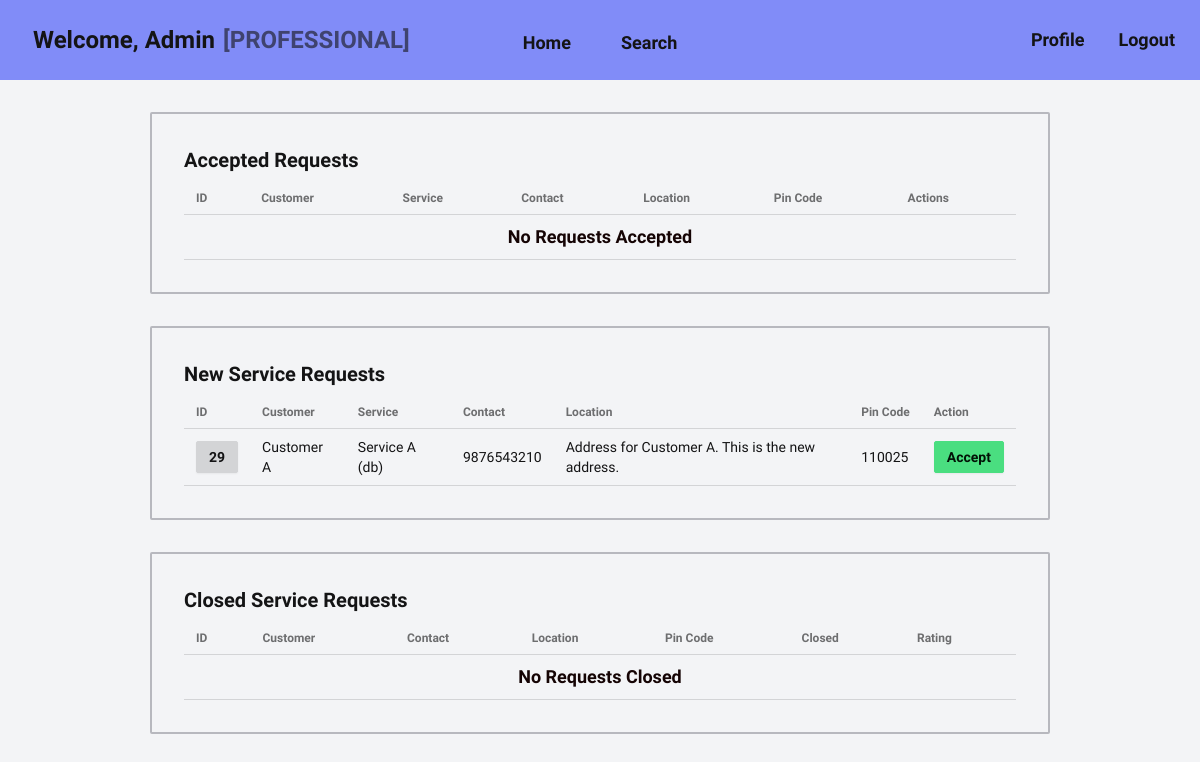
Page /professional/home/2 (signed in) on the earlier database version.
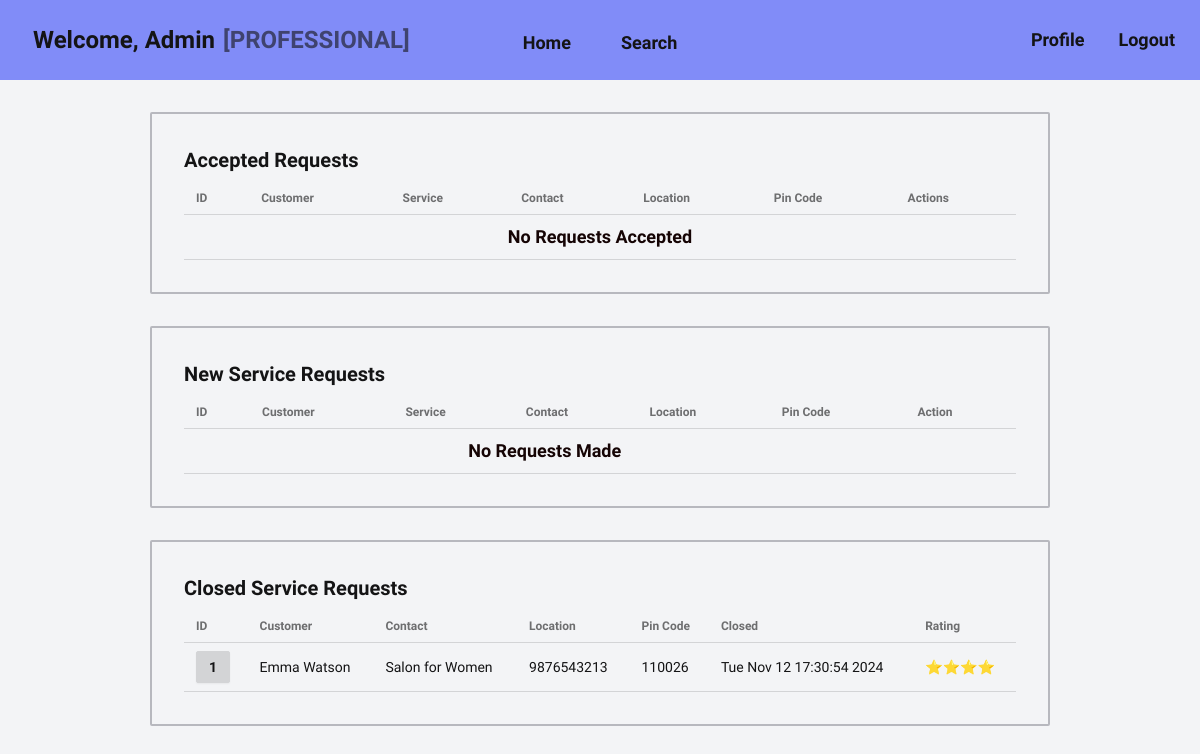
Same page on the later database version.
### models.py (models this page shows, shortened)
class ServiceRequest(db.Model):
    __tablename__ = 'service_request'
    id: Mapped[int] = mapped_column(
        Integer, primary_key=True, autoincrement="auto")
    service_id: Mapped[int] = mapped_column(Integer, ForeignKey("service.id"))
    professional_id: Mapped[Optional[int]] = mapped_column(
        Integer, ForeignKey("professional.id"))
    customer_id: Mapped[int] = mapped_column(
        Integer, ForeignKey("customer.id"))
    customer: Mapped["Customer"] = relationship(
        back_populates="service_requests")
    status: Mapped[Optional[str]] = mapped_column(
        String(10), default="REQUESTED")
    rating: Mapped[Optional[int]] = mapped_column(Integer)  # from 1 to 5
    remarks: Mapped[Optional[str]] = mapped_column(Text)
    completed: Mapped[Optional[datetime]] = mapped_column(DateTime)
    created: Mapped[Optional[datetime]] = mapped_column(
        DateTime, server_default=func.now())
    updated: Mapped[Optional[datetime]] = mapped_column(
        DateTime, default=func.now(), onupdate=func.now())
    def stars(self):
        if self.rating == 1:
            stars = "⭐"
        elif self.rating == 2:
            stars = "⭐⭐"
        elif self.rating == 3:
            stars = "⭐⭐⭐"
        elif self.rating == 4:
            stars = "⭐⭐⭐⭐"
        elif self.rating == 5:
            stars = "⭐⭐⭐⭐⭐"
        else:
            stars = None
        return stars
    def completed_time(self):
        if self.completed:
            return self.completed.ctime()
        else:
            return None
    def service(self):
        return get_with_id(Service, self.service_id)

class User(db.Model, UserMixin):
    __tablename__ = 'user'
    id: Mapped[int] = mapped_column(
        Integer, primary_key=True, autoincrement="auto")
    fullname: Mapped[str] = mapped_column(String(200))
    username: Mapped[str] = mapped_column(String(30), unique=True)
    email: Mapped[str] = mapped_column(String(200), unique=True)
    password: Mapped[str] = mapped_column(String(40))
    role: Mapped[str] = mapped_column(String(200))
    def get_prof(self):
        sql = select(Professional).join(User).where(
            Professional.user_id == self.id)
        result = db.session.scalars(sql).first()
        return result

class Service(db.Model):
    __tablename__ = 'service'
    id: Mapped[int] = mapped_column(
        Integer, primary_key=True, autoincrement="auto")
    name: Mapped[str] = mapped_column(String(200))
    price: Mapped[int] = mapped_column(Integer)
    timereq: Mapped[Optional[int]] = mapped_column(Integer)  # in hours
    description: Mapped[str] = mapped_column(Text)
    professionals: Mapped[List["Professional"]
                          ] = relationship(back_populates="service")
    created: Mapped[Optional[datetime]] = mapped_column(
        DateTime, server_default=func.now())
    updated: Mapped[Optional[datetime]] = mapped_column(
        DateTime, default=func.now(), onupdate=func.now())

class Customer(db.Model):
    __tablename__ = 'customer'
    id: Mapped[int] = mapped_column(
        Integer, primary_key=True, autoincrement="auto")
    user_id: Mapped[int] = mapped_column(ForeignKey("user.id"))
    user: Mapped["User"] = relationship(cascade="all,delete")
    contact: Mapped[str] = mapped_column(String(10), unique=True)
    address: Mapped[str] = mapped_column(Text)
    pincode: Mapped[str] = mapped_column(String(6))
    status: Mapped[str] = mapped_column(String, default="ACTIVE")
    service_requests: Mapped[List["ServiceRequest"]] = relationship(
        back_populates="customer", cascade="all,delete")
    created: Mapped[Optional[datetime]] = mapped_column(
        DateTime, server_default=func.now())
    updated: Mapped[Optional[datetime]] = mapped_column(
        DateTime, default=func.now(), onupdate=func.now())

### views.py (the view)
@app.route("/professional/home/<user_id>")
def professional_home(user_id):
    user = get_with_id(User, user_id)
    if not user:
        return redirect(url_for('not_found'))
    prof = user.get_prof()
    if prof.approval == "REJECTED":
        return redirect(url_for("notice_blocked", user_id=user.id))
    new_requests = prof.get_new_requests(status="REQUESTED")
    closed_requests = prof.get_requests(status="CLOSED")
    accepted_requests = prof.get_requests(status="ASSIGNED")
    return render_template(
        "professional/home.html",
        professional=prof,
        accepted_requests=accepted_requests,
        new_requests=new_requests,
        closed_requests=closed_requests
    )

### login.py (called while the page is built)
@login_manager.user_loader
def load_user(id):
    user = get_with_id(User, int(id))
    if user:
        return user
    else:
        return None

### models.py (called while the page is built)
def get_with_id(model, pkid):
    sql = select(model).where(model.id == pkid)
    result = db.session.scalars(sql).first()
    return result

    def get_new_requests(self, status):
        sql = select(ServiceRequest).where(ServiceRequest.service_id ==
                                           self.service_id, ServiceRequest.status == status)
        results = db.session.scalars(sql)
        return results

    def get_requests(self, status):
        sql = select(ServiceRequest).where(ServiceRequest.service_id == self.service_id,
                                           ServiceRequest.professional_id == self.id, ServiceRequest.status == status)
        results = db.session.scalars(sql)
        return results

### templates/professional/home.html (shortened to what this page needs)
{% extends "base/professional/loggedin.html" %}
{% block content %}
{% include "professional/service/accepted_list.html" %}
{% include "professional/service/new_requests.html" %}
{% include "professional/service/closed_list.html" %}
{% endblock %}

### templates/professional/service/new_requests.html
<section class="card rounded-sm w-3/4 border-2 border-primary-content/25">
  <div class="card-body">
    <h2 class="text-xl font-semibold">New Service Requests</h2>
    <table class="table table-sm">
      <thead>
        <tr>
          <th>ID</th>
          <th>Customer</th>
          <th>Service</th>
          <th>Contact</th>
          <th>Location</th>
          <th>Pin Code</th>
          <th>Action</th>
        </tr>
      </thead>
      <tbody>
        {% for service_request in new_requests %}
        <tr>
          <td>
            <a href="{{ url_for('professional_request_details', request_id=service_request.id) }}" class="btn btn-sm">{{ service_request.id }}</a>
          </td>
          <td>{{ service_request.customer.user.fullname }}</td>
          <td>{{ service_request.service().name }}</td>
          <td>{{ service_request.customer.contact }}</td>
          <td>{{ service_request.customer.address }}</td>
          <td>{{ service_request.customer.pincode }}</td>
          <td>
            <span>
              <a href="{{ url_for('request_accept', prof_id=professional.id, req_id=service_request.id) }}">
                <button class="btn btn-sm btn-success">Accept</button>
              </a>
            </span>
          </td>
        </tr>
        {% else %}
        <tr>
          <td colspan="6" class="text-center font-bold text-error-content text-lg">No Requests Made</td>
        </tr>
        {% endfor %}
      </tbody>
    </table>
  </div>
</section>

### templates/professional/service/closed_list.html
<section class="card rounded-sm w-3/4 border-2 border-primary-content/25">
  <div class="card-body">
    <h2 class="text-xl font-semibold">Closed Service Requests</h2>
    <table class="table table-sm">
      <thead>
        <tr>
          <th>ID</th>
          <th>Customer</th>
          <th>Contact</th>
          <th>Location</th>
          <th>Pin Code</th>
          <th>Closed</th>
          <th>Rating</th>
        </tr>
      </thead>
      <tbody>
        {% for service_request in closed_requests %}
        <tr>
          <td>
            <a href="{{ url_for('professional_request_details', request_id=service_request.id) }}" class="btn btn-sm">{{
              service_request.id }}</a>
          </td>
          <td>{{ service_request.customer.user.fullname }}</td>
          <td>{{ service_request.service().name }}</td>
          <td>{{ service_request.customer.contact }}</td>
          <td>{{ service_request.customer.pincode }}</td>
          <td>{{ service_request.completed_time() }}</td>
          <td>{{ service_request.stars() }}</td>
        </tr>
        {% else %}
        <tr>
          <td colspan="8" class="text-center font-bold text-error-content text-lg">No Requests Closed</td>
        </tr>
        {% endfor %}
      </tbody>
    </table>
  </div>
</section>

Differences in the rows shown:
removed ServiceRequest: id "29", customer.user.fullname "Customer A", service "Service A (db)", customer.contact "9876543210", customer.address "Address for Customer A. This is the new address.", customer.pincode "110025", shown under "New Service Requests"
added ServiceRequest: id "1", customer.user.fullname "Emma Watson", service "Salon for Women", customer.contact "9876543213", customer.pincode "110026", completed_time "Tue Nov 12 17:30:54 2024", stars "⭐⭐⭐⭐", shown under "Closed Service Requests"
Other differences:
text no longer shown: "No Requests Closed"
text now shown: "No Requests Made"
